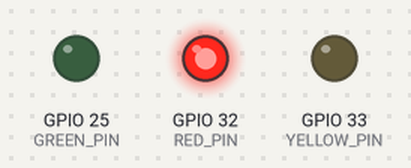
Recording of a sketch running on a simulated ESP32. Parts: output pins drawn as LEDs (lit = HIGH).

Above: at 1.0 s.
At 2.5 s:
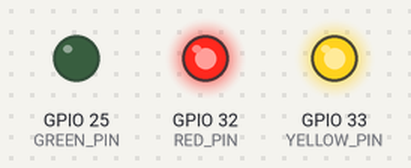
At 4.5 s:
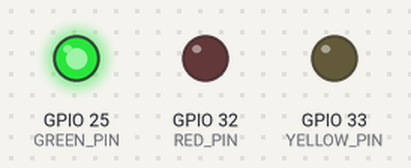
At 7.0 s:
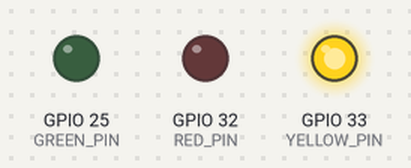
Timing chart, 0 to 10.4 s (numbered marks = the images above):
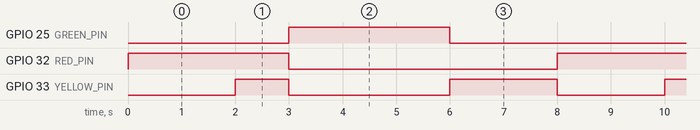

The sketch:

esp32_led_test.ino
```cpp
/*
 * Standalone wiring test for the 3-LED traffic-light module (the physically verified sketch, kept
 * unchanged below). G -> GPIO25, Y -> GPIO33, R -> GPIO32, GND -> GND; HIGH = lamp ON.
 *
 * It runs its OWN fixed timing (red 2 s, red+yellow 1 s, green 3 s, yellow 2 s) and does
 * not talk to the PC. Use it only to check the wiring; for the project flash
 * hardware/esp32_smart_traffic/esp32_smart_traffic.ino, which mirrors the simulator.
 */
const int GREEN_PIN  = 25;
const int YELLOW_PIN = 33;
const int RED_PIN    = 32;

void allOff() {
  digitalWrite(GREEN_PIN, LOW);
  digitalWrite(YELLOW_PIN, LOW);
  digitalWrite(RED_PIN, LOW);
}

void setRed() {
  allOff();
  digitalWrite(RED_PIN, HIGH);
}

void setRedYellow() {
  allOff();
  digitalWrite(RED_PIN, HIGH);
  digitalWrite(YELLOW_PIN, HIGH);
}

void setGreen() {
  allOff();
  digitalWrite(GREEN_PIN, HIGH);
}

void setYellow() {
  allOff();
  digitalWrite(YELLOW_PIN, HIGH);
}

void setup() {
  pinMode(GREEN_PIN, OUTPUT);
  pinMode(YELLOW_PIN, OUTPUT);
  pinMode(RED_PIN, OUTPUT);

  setRed();
}

void loop() {
  setRed();
  delay(2000);

  setRedYellow();
  delay(1000);

  setGreen();
  delay(3000);

  setYellow();
  delay(2000);
}
```

Measured:
- by itself, GPIO 25 (GREEN_PIN), GPIO 32 (RED_PIN): alternates HIGH for 3.0 s and LOW for 5.0 s
- by itself, GPIO 33 (YELLOW_PIN): repeats every 8.0 s: LOW 3.0 s, HIGH 2.0 s, LOW 2.0 s, HIGH 1.0 s
- by itself, everything shown: repeats every 8.0 s, in 4 steps
